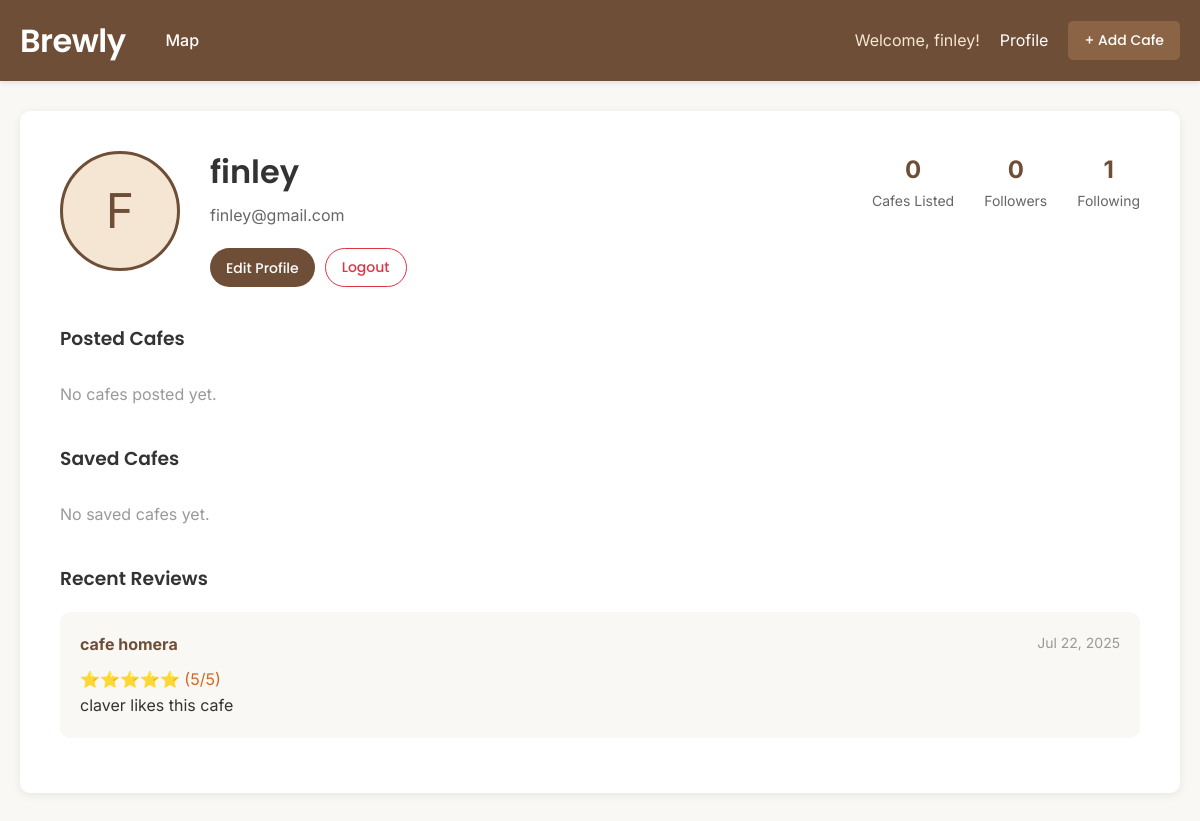
The app's page /cafes/profile/ (signed in), older data.
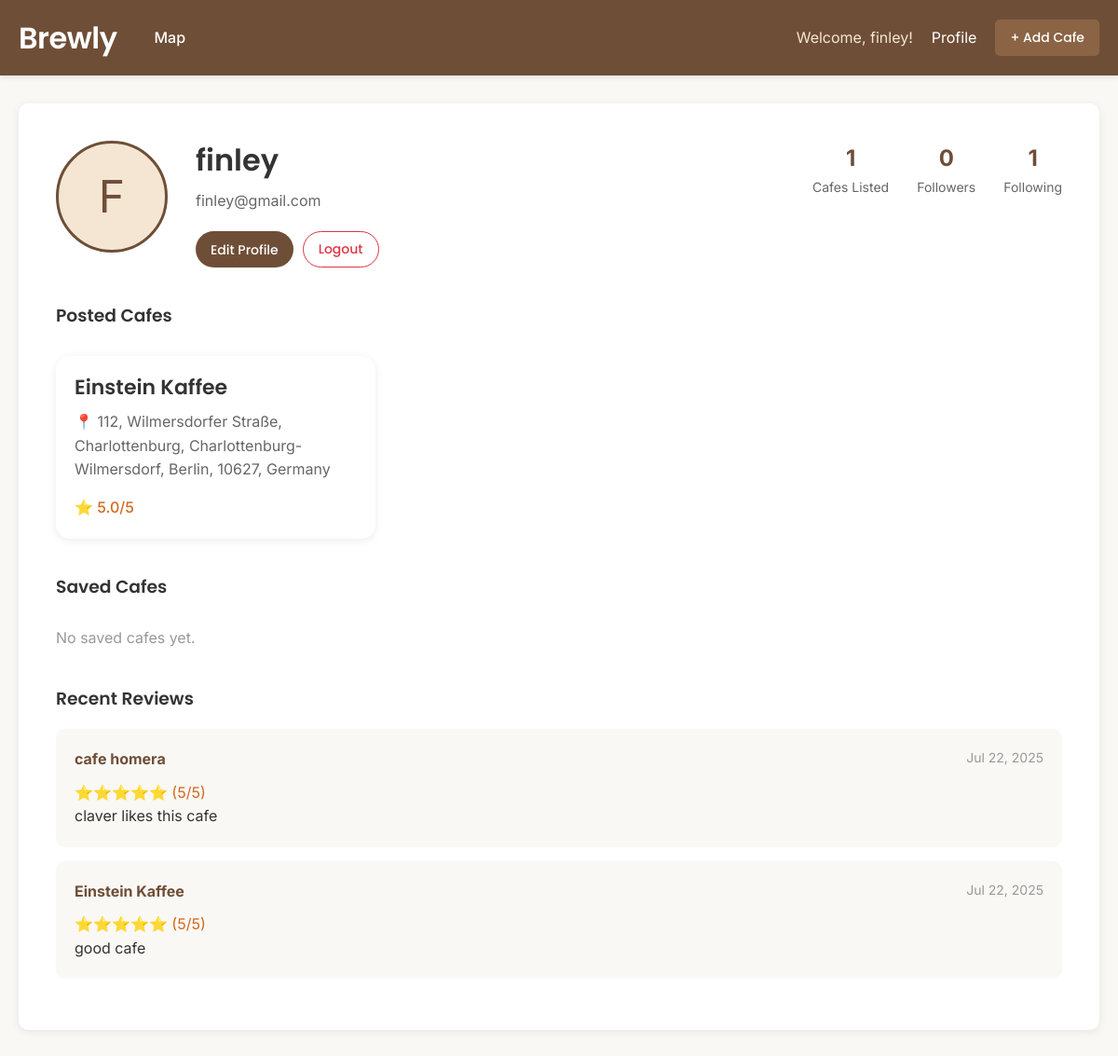
The same page, newer data.
### cafes/models.py (models this page shows, shortened)
class Rating(models.Model):
    cafe = models.ForeignKey(Cafe, on_delete=models.CASCADE, related_name='ratings')
    user = models.ForeignKey(User, on_delete=models.CASCADE)
    stars = models.IntegerField()
    comment = models.TextField(blank=True)
    created_at = models.DateTimeField(auto_now_add=True)
    class Meta:
        unique_together = ('cafe', 'user') # each user can only rate each cafe once

class Cafe(models.Model):
    name = models.CharField(max_length=100)
    address = models.CharField(max_length=200)
    description = models.TextField(blank=True)
    photo = models.ImageField(upload_to='cafes/', blank=True)
    has_wifi = models.BooleanField(default=False)
    has_power_outlet = models.BooleanField(default=False)
    has_restroom = models.BooleanField(default=False)
    posted_by = models.ForeignKey(User, on_delete=models.CASCADE)
    posted_at = models.DateTimeField(auto_now_add=True)
    latitude = models.FloatField(null=True, blank=True)
    longitude = models.FloatField(null=True, blank=True)
    opening_time = models.TimeField(null=True, blank=True)
    closing_time = models.TimeField(null=True, blank=True)
    def average_rating(self):
        ratings = self.ratings.all()
        if ratings:
            return sum(r.stars for r in ratings) / len(ratings)
        return 0

### cafes/views.py (the view)
# urls.py: path('profile/', UserProfileView.as_view(), name='profile'),
@method_decorator(login_required, name='dispatch')
class UserProfileView(DetailView):
    model = User
    template_name = 'cafes/profile.html'
    context_object_name = 'profile_user'
    def get_object(self):
        return self.request.user
    def get_context_data(self, **kwargs):
        context = super().get_context_data(**kwargs)
        context['cafes'] = self.request.user.cafe_set.all()
        context['ratings'] = self.request.user.rating_set.all()
        context['bookmarked_cafes'] = [bookmark.cafe for bookmark in self.request.user.bookmarks.all()]
        context['followers'] = self.request.user.followers.all()
        context['following'] = self.request.user.following.all()
        return context

### cafes/templates/cafes/profile.html (shortened to what the changed rows need)
{% extends "base.html" %}
{% block content %}
  <div class="profile-container">
    <div class="profile-header">
      {% if profile_user.profile.profile_pic %}
        <img src="{{ profile_user.profile.profile_pic.url }}" alt="Profile picture" class="profile-picture">
      {% else %}
        <div class="profile-picture" style="background-color: #F5E6D3; display: flex; align-items: center; justify-content: center; font-size: 48px; color: #6F4E37;">
          {{ profile_user.username|first|upper }}
        </div>
      {% endif %}
      <div class="profile-info">
        <h1 class="profile-name">{{ profile_user.username }}</h1>
        <p style="color: #666; margin-bottom: 10px;">{{ profile_user.email }}</p>
        {% if user == profile_user %}
          <div class="profile-actions">
            <a href="{% url 'edit_profile' %}" class="profile-action-btn primary">Edit Profile</a>
            <form action="{% url 'logout' %}" method="post" style="display: inline;">
            </form>
          </div>
        {% endif %}
      </div>
      <div class="profile-stats">
        <div class="stat-item">
          <div class="stat-number">{{ cafes.count }}</div>
          <div class="stat-label">Cafes Listed</div>
        </div>
        <div class="stat-item">
          <div class="stat-number">{{ followers.count }}</div>
          <div class="stat-label">Followers</div>
        </div>
        <div class="stat-item">
          <div class="stat-number">{{ following.count }}</div>
          <div class="stat-label">Following</div>
        </div>
      </div>
    </div>
    <div style="margin-top: 40px;">
      <div class="cafe-grid" style="grid-template-columns: repeat(auto-fill, minmax(300px, 1fr));">
        {% for cafe in cafes %}
          <div class="cafe-card">
            <div class="cafe-card-body">
              <h4 class="cafe-card-title">
                <a href="{% url 'cafe-detail' cafe.pk %}" style="color: inherit; text-decoration: none;">{{ cafe.name }}</a>
              </h4>
              <p class="cafe-card-info">📍 {{ cafe.address }}</p>
              {% if cafe.average_rating > 0 %}
                <div class="cafe-rating">⭐ {{ cafe.average_rating|floatformat:1 }}/5</div>
              {% endif %}
            </div>
          </div>
        {% empty %}
          <p style="grid-column: 1 / -1; color: #999;">No cafes posted yet.</p>
        {% endfor %}
      </div>
    </div>
    <div style="margin-top: 40px;">
      {% for rating in ratings|slice:":5" %}
        <div class="comment-item">
          <div class="comment-header">
            <a href="{% url 'cafe-detail' rating.cafe.pk %}" class="comment-author">{{ rating.cafe.name }}</a>
            <span class="comment-date">{{ rating.created_at|date:"M d, Y" }}</span>
          </div>
          <div class="comment-rating">
            {% if rating.stars == 1 %}⭐
            {% elif rating.stars == 2 %}⭐⭐
            {% elif rating.stars == 3 %}⭐⭐⭐
            {% elif rating.stars == 4 %}⭐⭐⭐⭐
            {% elif rating.stars == 5 %}⭐⭐⭐⭐⭐
            {% endif %} ({{ rating.stars }}/5)
          </div>
          {% if rating.comment %}
            <p class="comment-text">{{ rating.comment }}</p>
          {% endif %}
        </div>
      {% empty %}
        <p style="color: #999;">No reviews yet.</p>
      {% endfor %}
    </div>
  </div>
{% endblock %}

### cafes/templates/base.html (shortened to what this page needs)
<!DOCTYPE html>
<html>
<head>
  {% load static %}
  <link rel="stylesheet" type="text/css" href="{% static 'cafes/css/style.css' %}">
</head>
<body>
  <div class="navbar">
    <div class="nav-container">
      <div class="nav-left">
        <div class="nav-brand">
          <a href="{% url 'home' %}" style="color: white; text-decoration: none;">Brewly</a>
        </div>
        <div class="nav-links">
          <a href="{% url 'map' %}">Map</a>
        </div>
      </div>
      <div class="nav-right">
        {% if user.is_authenticated %}
          <span style="color: #F5E6D3;">Welcome, {{ user.username }}!</span>
          <a href="{% url 'profile' %}" style="color: white;">Profile</a>
          <a href="{% url 'cafe-create' %}" class="logout-btn" style="background-color: #8B6445;">+ Add Cafe</a>
        {% else %}
          <a href="{% url 'login' %}" style="color: white;">Login</a>
          <a href="{% url 'register' %}" style="color: white;">Register</a>
        {% endif %}
      </div>
    </div>
  </div>
  <div class="main-container">
    {% block content %}{% endblock %}
  </div>
</body>
</html>

Row changes from the older to the newer data that the page shows:
added Cafe: name "Einstein Kaffee", address "112, Wilmersdorfer Straße, Charlottenburg, Charlottenburg-Wilmersdorf, Berlin, 10627, Germany", average_rating "5.0"
added Rating: cafe.name "Einstein Kaffee", created_at "Jul 22, 2025", stars "5", comment "good cafe"
Text that changed along with them:
{{ cafes.count }}: "0" → "1"
text no longer shown: "No cafes posted yet."
